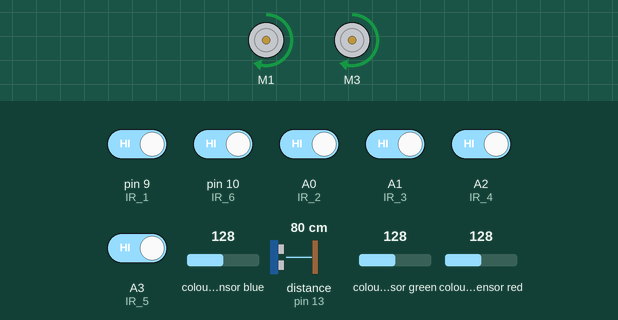
Bench run of a sketch on a simulated Arduino Uno, built with avr-gcc and run on an emulated ATmega328P. Shown: 2 × DC motor (green arrow = forward, orange = backward, longer = faster). Wiring (inferred from the names in the program): ultrasonic range finder: trigger pin 2; echo pin 13. The test bench sets the inputs (shaded band); at power-on: A0 (IR_2), A1 (IR_3), A2 (IR_4), A3 (IR_5), pin 9 (IR_1), pin 10 (IR_6) HIGH, distance to the obstacle (sensor on pin 13) 80 cm, colour sensor blue 128, colour sensor green 128, colour sensor red 128. The echo pulse lasts 58.3 µs per cm; what the sketch prints to the serial monitor is not drawn.

Above: at 3.2 s.
3.3 s: distance to the obstacle (sensor on pin 13) set to 18 cm
4.8 s: distance to the obstacle (sensor on pin 13) set to 14 cm
At 5.39 s:
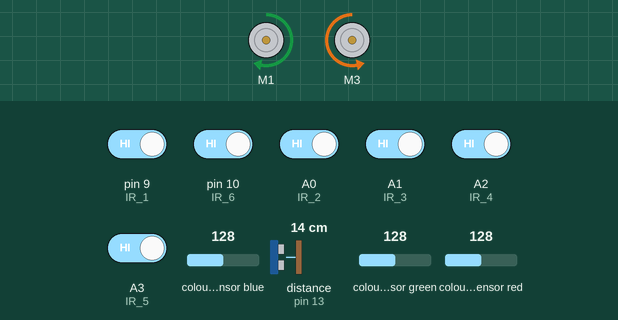
At 6.1 s:
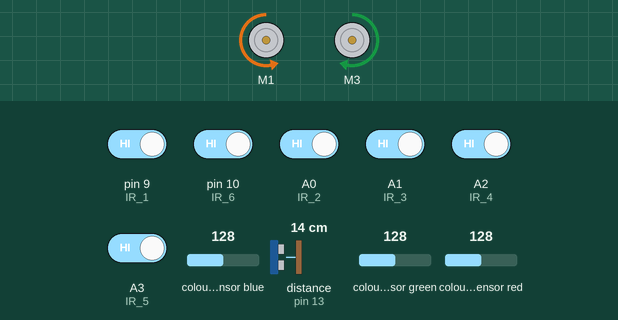
Timing chart, 0 to 13.8 s (numbered marks = the images above; inputs shaded):
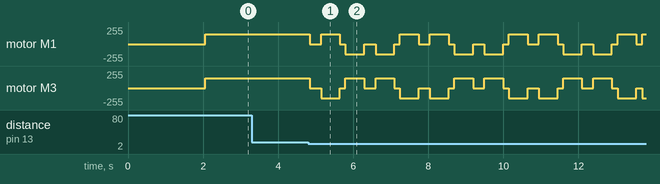

Measured:
- the behaviour switches between 16 and 15 cm on distance to the obstacle (sensor on pin 13) (found by bisection; images 0 and 1)
- after the input at 3.3 s, every drawn part: stays the same

The sketch:

final_line_follower.ino
```cpp
#include <AFMotor.h>
#include <Wire.h>
#include <Adafruit_TCS34725.h>

// ── Motors ───────────────────────────────────────────────────
AF_DCMotor motorLeft (1);
AF_DCMotor motorRight(3);

// ── IR Sensors ───────────────────────────────────────────────
#define IR_1   9
#define IR_2   A0
#define IR_3   A1
#define IR_4   A2
#define IR_5   A3
#define IR_6   10

// ── Ultrasonic ───────────────────────────────────────────────
#define TRIG_PIN            2
#define ECHO_PIN            13
#define OBSTACLE_DIST_CM    15
// ── PD Tuning ────────────────────────────────────────────────
#define BASE_SPEED        150
#define MIN_SPEED         40
#define SPEED_REDUCTION   20
#define KP                25
#define KD                20

// ── Obstacle scan parameters ─────────────────────────────────
#define SCAN_SPEED        150
#define TURN_90_MS        500
#define SPIN_180_MS       800
#define MOTOR_SETTLE_MS   150

// ── Color Sensor ─────────────────────────────────────────────
#define STRAIGHT_SPEED    70
#define SNAKE_BASE_SPEED  70
#define SNAKE_CORRECTION  15

// ── State ─────────────────────────────────────────────────────
int lastError        = 0;
int lastCorrection   = 0;
int preferredTurnDir = 1;

// ── TCS34725 ─────────────────────────────────────────────────
Adafruit_TCS34725 tcs = Adafruit_TCS34725(
  TCS34725_INTEGRATIONTIME_50MS,
  TCS34725_GAIN_4X
);

enum Color { C_BLACK, C_GREEN, C_RED, C_WHITE };
enum SnakeState { GOING_RIGHT, GOING_LEFT };
SnakeState snakeDir = GOING_RIGHT;

// ─────────────────────────────────────────────────────────────

void setMotor(AF_DCMotor &motor, int speed) {
  if (speed < 0) {
    motor.setSpeed(constrain(-speed, 0, 255));
    motor.run(BACKWARD);
  } else if (speed > 0) {
    motor.setSpeed(constrain(speed, 0, 255));
    motor.run(FORWARD);
  } else {
    motor.run(RELEASE);
  }
}

void motorSet(AF_DCMotor &m, int spd) {
  if (spd > 0) { m.setSpeed(constrain(spd,0,255)); m.run(FORWARD);  }
  else if (spd < 0) { m.setSpeed(constrain(-spd,0,255)); m.run(BACKWARD); }
  else { m.run(RELEASE); }
}

void stopMotors() {
  motorLeft.run(RELEASE);
  motorRight.run(RELEASE);
  delay(MOTOR_SETTLE_MS);
}

long readDistanceCM() {
  digitalWrite(TRIG_PIN, LOW);
  delayMicroseconds(2);
  digitalWrite(TRIG_PIN, HIGH);
  delayMicroseconds(10);
  digitalWrite(TRIG_PIN, LOW);
  long duration = pulseIn(ECHO_PIN, HIGH, 30000);
  if (duration == 0) return 999;
  return duration / 58;
}

int readError() {
  int s1 = (digitalRead(IR_1) == LOW);
  int s2 = (digitalRead(IR_2) == LOW);
  int s3 = (digitalRead(IR_3) == LOW);
  int s4 = (digitalRead(IR_4) == LOW);
  int s5 = (digitalRead(IR_5) == LOW);
  int s6 = (digitalRead(IR_6) == LOW);
  return (-7*s1) + (-3*s2) + (-1*s3) + (1*s4) + (3*s5) + (7*s6);
}

void pivot(int direction, unsigned long ms) {
  if (direction > 0) {
    setMotor(motorLeft,   SCAN_SPEED);
    setMotor(motorRight, -SCAN_SPEED);
  } else {
    setMotor(motorLeft,  -SCAN_SPEED);
    setMotor(motorRight,  SCAN_SPEED);
  }
  delay(ms);
  stopMotors();
}

void spin180() {
  setMotor(motorLeft,   SCAN_SPEED);
  setMotor(motorRight, -SCAN_SPEED);
  delay(SPIN_180_MS);
  stopMotors();
}

bool sweepScan(int direction, int startError) {
  stopMotors();
  unsigned long start = millis();
  if (direction > 0) {
    setMotor(motorLeft,   SCAN_SPEED);
    setMotor(motorRight, -SCAN_SPEED);
  } else {
    setMotor(motorLeft,  -SCAN_SPEED);
    setMotor(motorRight,  SCAN_SPEED);
  }
  while (millis() - start < TURN_90_MS) {
    if (readError() != startError) {
      stopMotors();
      return true;
    }
  }
  stopMotors();
  return false;
}

void handleObstacle() {
  stopMotors();
  int dir        = preferredTurnDir;
  int attempts   = 0;
  int startError = readError();

  while (attempts < 6) {
    if (sweepScan(dir, startError)) {
      preferredTurnDir = dir;
      lastError        = 0;
      lastCorrection   = 0;
      return;
    }
    pivot(-dir, TURN_90_MS);
    dir = -dir;
    attempts++;
  }
  spin180();
  lastError      = 0;
  lastCorrection = 0;
}

// ── Color sensor functions ────────────────────────────────────

Color readColor() {
  uint16_t r, g, b, c;
  tcs.getRawData(&r, &g, &b, &c);

  if (c < 400)  return C_BLACK;
  if (c > 1200) return C_WHITE;

  float rg = (float)r / g;
  if (rg < 1.1) return C_GREEN;
  if (rg > 1.4) return C_RED;

  return C_WHITE;
}

void followGreenSnake() {
  Color lastColor = C_GREEN;
  snakeDir = GOING_RIGHT;

  unsigned long whiteStart  = 0;
  bool          turningOnWhite = false;

  while (true) {
    Color c = readColor();

    if (c == C_BLACK) return;
    if (c == C_RED)   return;

    // ── Green→White transition: flip direction, start timer ──
    if (c == C_WHITE && lastColor == C_GREEN) {
      snakeDir = (snakeDir == GOING_RIGHT) ? GOING_LEFT : GOING_RIGHT;
      whiteStart    = millis();
      turningOnWhite = true;
    }

    // ── Back on green: cancel the timer ──────────────────────
    if (c == C_GREEN) {
      turningOnWhite = false;
    }

    // ── Timeout: green not found after 500ms → flip and search indefinitely ──
    if (turningOnWhite && c == C_WHITE &&
        millis() - whiteStart > 800) {
      snakeDir      = (snakeDir == GOING_RIGHT) ? GOING_LEFT : GOING_RIGHT;
      turningOnWhite = false;           // disables timeout — won't flip again until next green→white
    }

    lastColor = c;

    if (c == C_WHITE) {
      if (snakeDir == GOING_RIGHT) {
        motorSet(motorLeft,  SNAKE_BASE_SPEED + 70);
        motorSet(motorRight, SNAKE_BASE_SPEED - 50);
      } else {
        motorSet(motorLeft,  SNAKE_BASE_SPEED - 70);
        motorSet(motorRight, SNAKE_BASE_SPEED + 50);
      }
    } else {
      if (snakeDir == GOING_RIGHT) {
        motorSet(motorLeft,  SNAKE_BASE_SPEED + SNAKE_CORRECTION);
        motorSet(motorRight, SNAKE_BASE_SPEED - SNAKE_CORRECTION);
      } else {
        motorSet(motorLeft,  SNAKE_BASE_SPEED - SNAKE_CORRECTION);
        motorSet(motorRight, SNAKE_BASE_SPEED + SNAKE_CORRECTION);
      }
    }
  }
}


void handleRed() {
  while (true) {
    motorSet(motorLeft,  STRAIGHT_SPEED);
    motorSet(motorRight, STRAIGHT_SPEED);

    Color c = readColor();
    if (c == C_GREEN) { followGreenSnake(); return; }
    if (c == C_BLACK) return;
  }
}

bool handleColorSensor() {
  Color c = readColor();
  if (c == C_RED)   { handleRed();        return true; }
  if (c == C_GREEN) { followGreenSnake(); return true; }
  return false;
}
// ─────────────────────────────────────────────────────────────

void setup() {
  Serial.begin(9600);
  Wire.begin();

  pinMode(IR_1, INPUT); pinMode(IR_2, INPUT);
  pinMode(IR_3, INPUT); pinMode(IR_4, INPUT);
  pinMode(IR_5, INPUT); pinMode(IR_6, INPUT);

  pinMode(TRIG_PIN, OUTPUT);
  pinMode(ECHO_PIN, INPUT);

  motorLeft.setSpeed(0);  motorRight.setSpeed(0);
  motorLeft.run(RELEASE); motorRight.run(RELEASE);

  if (!tcs.begin()) {
    Serial.println("COLOR SENSOR NOT FOUND");
    while (1);
  }

  Serial.println("Ready.");
  delay(2000);
}

void loop() {
  // ── Color sensor first ───────────────────────────────────
  if (handleColorSensor()) return;

  // ── Obstacle check ───────────────────────────────────────
  if (readDistanceCM() < OBSTACLE_DIST_CM) {
    handleObstacle();
    return;
  }

  // ── Sensor read ──────────────────────────────────────────
  int s1 = (digitalRead(IR_1) == LOW);
  int s2 = (digitalRead(IR_2) == LOW);
  int s3 = (digitalRead(IR_3) == LOW);
  int s4 = (digitalRead(IR_4) == LOW);
  int s5 = (digitalRead(IR_5) == LOW);
  int s6 = (digitalRead(IR_6) == LOW);

  bool allWhite = (s1 && s2 && s3 && s4 && s5 && s6);

  // ── Lost line recovery ───────────────────────────────────
  if (allWhite) {
    if (abs(lastError) <7) {
      setMotor(motorLeft,  100);
      setMotor(motorRight, 100);
      return;
    }
    if (abs(lastCorrection) < 100)
      lastCorrection = 100 * (lastCorrection / abs(lastCorrection));
    if (lastCorrection > 0) {
      setMotor(motorLeft, lastCorrection);
      motorRight.run(RELEASE);
    } else {
      setMotor(motorRight, -lastCorrection);
      motorLeft.run(RELEASE);
    }
    return;
  }

  // ── PD follow ────────────────────────────────────────────
  int error = (-7*s1) + (-3*s2) + (-1*s3) + (1*s4) + (3*s5) + (7*s6);

  int correction = (KP * error) + (KD * (error - lastError));
  lastError      = error;
  lastCorrection = (KP + 10) * error;

  int dynamicSpeed = constrain(BASE_SPEED - (abs(error) * SPEED_REDUCTION),
                               MIN_SPEED, BASE_SPEED);

  setMotor(motorLeft,  dynamicSpeed + correction);
  setMotor(motorRight, dynamicSpeed - correction);
}
```
